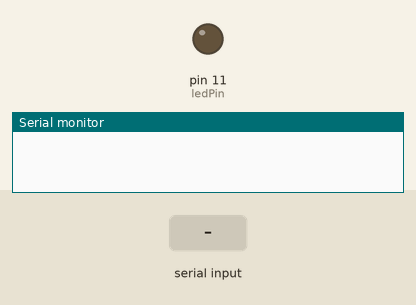
The sketch below on a simulated Arduino Uno, built with avr-gcc and run on an emulated ATmega328P. On the bench: output pins drawn as LEDs (lit = HIGH), the last lines printed to the serial monitor. The inputs (shaded band) are chosen by the test bench.

Above: at 1.2 s.
1.3 s: "1" received over Serial
At 1.7 s:
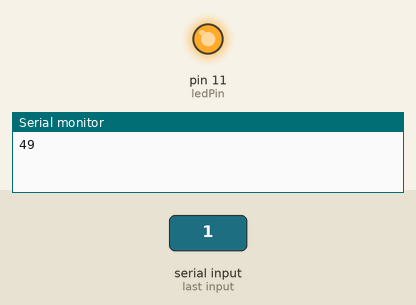
2.9 s: "0" received over Serial
At 4.1 s:
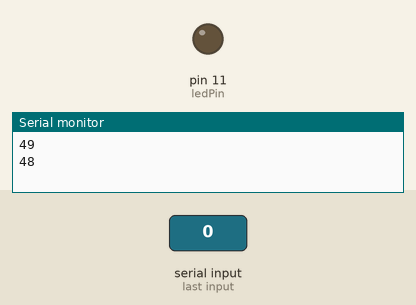
4.5 s: "2" received over Serial
At 5.3 s:
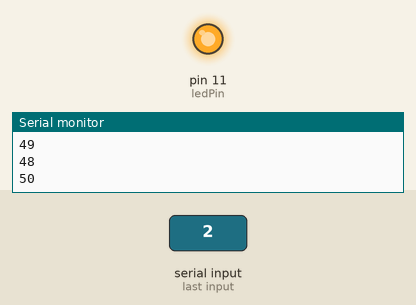
Timing chart, 0 to 7.5 s (numbered marks = the images above; inputs shaded):
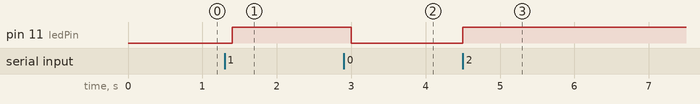

The sketch:

Switch.ino
```cpp
// Externalize LED pin
int ledPin =  11;

// Called to configure the system
// Opens serial communication
// Sets the LED pin as output
void setup()
{
  Serial.begin( 9600 );
  pinMode( ledPin, OUTPUT );
  digitalWrite( ledPin, LOW );
}

// Called repeatedly while running
void loop()
{
  // Variable to store incoming value
  int incoming = 0;

  // If there is data on the serial input
  if( Serial.available() > 0 )
  {
    // Read a byte of the serial input
    // 0 (ASCII) == 48 (int)
    // 1 (ASCII) == 49 (int)
    incoming = Serial.read();

    // If zero then turn the LED off
    // Anything else will turn the LED on
    if( incoming == 48 )
    {
      digitalWrite( ledPin, LOW );
    } else {
      digitalWrite( ledPin, HIGH );
    }

    // Echo the read value
    // Helpful for debugging
    Serial.println( incoming );
  }

  // Wait 100 milliseconds before the next loop
  delay( 100 );
}
```

Measured:
- after the input at 1.3 s, pin 11 (ledPin): LOW → HIGH after 0.10 s
- after the input at 2.9 s, pin 11 (ledPin): HIGH → LOW after 0.10 s
- after the input at 4.5 s, pin 11 (ledPin): LOW → HIGH at once
